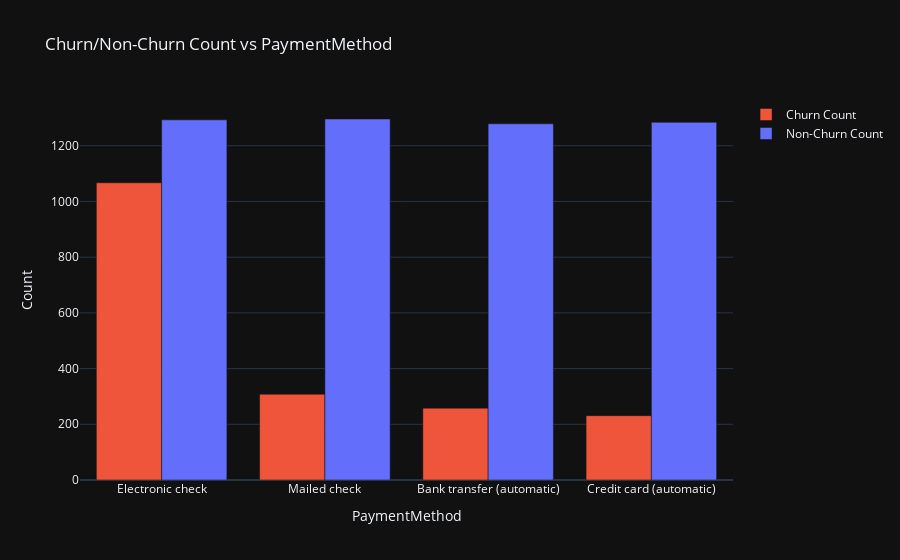

Notebook code cell kept with this figure:
### Code cell
bargraph_plotly('PaymentMethod')

### Figure 1 — Plotly figure (JSON) as saved in the notebook; plotly's stock layout.template omitted (floating-point values rounded to 4 significant figures)
{"data": [{"marker": {"color": "#ef553b"}, "name": "Churn Count", "type": "bar", "x": ["Electronic check", "Mailed check", "Bank transfer (automatic)", "Credit card (automatic)"], "y": [1067, 308, 258, 231]}, {"marker": {"color": "#636efa"}, "name": "Non-Churn Count", "type": "bar", "x": ["Mailed check", "Electronic check", "Credit card (automatic)", "Bank transfer (automatic)"], "y": [1296, 1293, 1284, 1279]}], "layout": {"barmode": "group", "title": {"text": "Churn/Non-Churn Count vs PaymentMethod"}, "xaxis": {"title": {"text": "PaymentMethod"}}, "yaxis": {"title": {"text": "Count"}}}}
